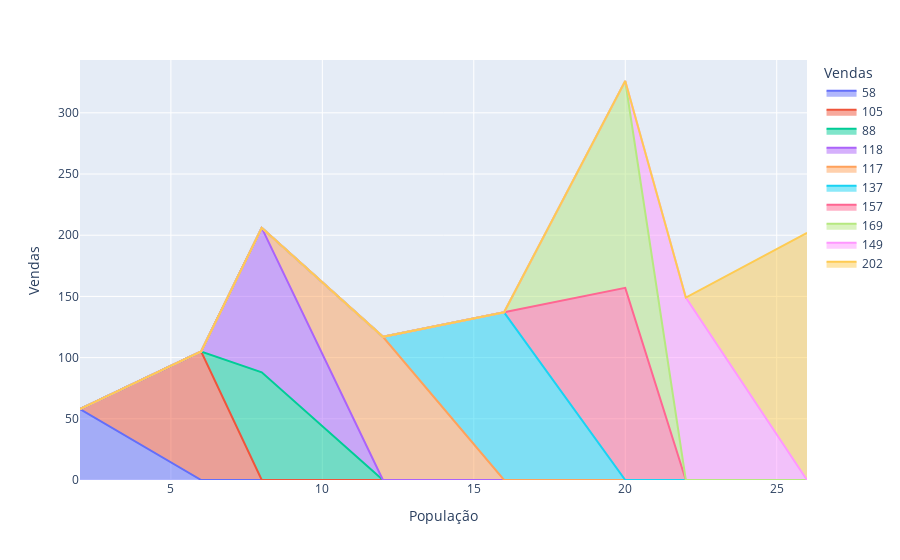

Source (notebook cell):
### Code cell
#conjudo de dados modelo
data = dadosFastFood

#cria o gráfico caixa
#fig = px.box(data, x="População", y="Vendas")
#criado o Gráfico
fig = px.area(data, x='População', y='Vendas', color='Vendas')
#exibe o gráfico
fig.show()

### Figure 1 — Plotly figure (JSON) as saved in the notebook; plotly's stock layout.template omitted (floating-point values rounded to 4 significant figures)
{"data": [{"fillpattern": {"shape": ""}, "hovertemplate": "Vendas=%{y}<br>População=%{x}<extra></extra>", "legendgroup": "58", "line": {"color": "#636efa"}, "marker": {"symbol": "circle"}, "mode": "lines", "name": "58", "orientation": "v", "showlegend": true, "stackgroup": "1", "type": "scatter", "x": [2], "xaxis": "x", "y": [58], "yaxis": "y"}, {"fillpattern": {"shape": ""}, "hovertemplate": "Vendas=%{y}<br>População=%{x}<extra></extra>", "legendgroup": "105", "line": {"color": "#EF553B"}, "marker": {"symbol": "circle"}, "mode": "lines", "name": "105", "orientation": "v", "showlegend": true, "stackgroup": "1", "type": "scatter", "x": [6], "xaxis": "x", "y": [105], "yaxis": "y"}, {"fillpattern": {"shape": ""}, "hovertemplate": "Vendas=%{y}<br>População=%{x}<extra></extra>", "legendgroup": "88", "line": {"color": "#00cc96"}, "marker": {"symbol": "circle"}, "mode": "lines", "name": "88", "orientation": "v", "showlegend": true, "stackgroup": "1", "type": "scatter", "x": [8], "xaxis": "x", "y": [88], "yaxis": "y"}, {"fillpattern": {"shape": ""}, "hovertemplate": "Vendas=%{y}<br>População=%{x}<extra></extra>", "legendgroup": "118", "line": {"color": "#ab63fa"}, "marker": {"symbol": "circle"}, "mode": "lines", "name": "118", "orientation": "v", "showlegend": true, "stackgroup": "1", "type": "scatter", "x": [8], "xaxis": "x", "y": [118], "yaxis": "y"}, {"fillpattern": {"shape": ""}, "hovertemplate": "Vendas=%{y}<br>População=%{x}<extra></extra>", "legendgroup": "117", "line": {"color": "#FFA15A"}, "marker": {"symbol": "circle"}, "mode": "lines", "name": "117", "orientation": "v", "showlegend": true, "stackgroup": "1", "type": "scatter", "x": [12], "xaxis": "x", "y": [117], "yaxis": "y"}, {"fillpattern": {"shape": ""}, "hovertemplate": "Vendas=%{y}<br>População=%{x}<extra></extra>", "legendgroup": "137", "line": {"color": "#19d3f3"}, "marker": {"symbol": "circle"}, "mode": "lines", "name": "137", "orientation": "v", "showlegend": true, "stackgroup": "1", "type": "scatter", "x": [16], "xaxis": "x", "y": [137], "yaxis": "y"}, {"fillpattern": {"shape": ""}, "hovertemplate": "Vendas=%{y}<br>População=%{x}<extra></extra>", "legendgroup": "157", "line": {"color": "#FF6692"}, "marker": {"symbol": "circle"}, "mode": "lines", "name": "157", "orientation": "v", "showlegend": true, "stackgroup": "1", "type": "scatter", "x": [20], "xaxis": "x", "y": [157], "yaxis": "y"}, {"fillpattern": {"shape": ""}, "hovertemplate": "Vendas=%{y}<br>População=%{x}<extra></extra>", "legendgroup": "169", "line": {"color": "#B6E880"}, "marker": {"symbol": "circle"}, "mode": "lines", "name": "169", "orientation": "v", "showlegend": true, "stackgroup": "1", "type": "scatter", "x": [20], "xaxis": "x", "y": [169], "yaxis": "y"}, {"fillpattern": {"shape": ""}, "hovertemplate": "Vendas=%{y}<br>População=%{x}<extra></extra>", "legendgroup": "149", "line": {"color": "#FF97FF"}, "marker": {"symbol": "circle"}, "mode": "lines", "name": "149", "orientation": "v", "showlegend": true, "stackgroup": "1", "type": "scatter", "x": [22], "xaxis": "x", "y": [149], "yaxis": "y"}, {"fillpattern": {"shape": ""}, "hovertemplate": "Vendas=%{y}<br>População=%{x}<extra></extra>", "legendgroup": "202", "line": {"color": "#FECB52"}, "marker": {"symbol": "circle"}, "mode": "lines", "name": "202", "orientation": "v", "showlegend": true, "stackgroup": "1", "type": "scatter", "x": [26], "xaxis": "x", "y": [202], "yaxis": "y"}], "layout": {"legend": {"title": {"text": "Vendas"}, "tracegroupgap": 0}, "margin": {"t": 60}, "xaxis": {"anchor": "y", "domain": [0, 1], "title": {"text": "População"}}, "yaxis": {"anchor": "x", "categoryarray": [202, 149, 169, 157, 137, 117, 118, 88, 105, 58], "categoryorder": "array", "domain": [0, 1], "title": {"text": "Vendas"}}}}
